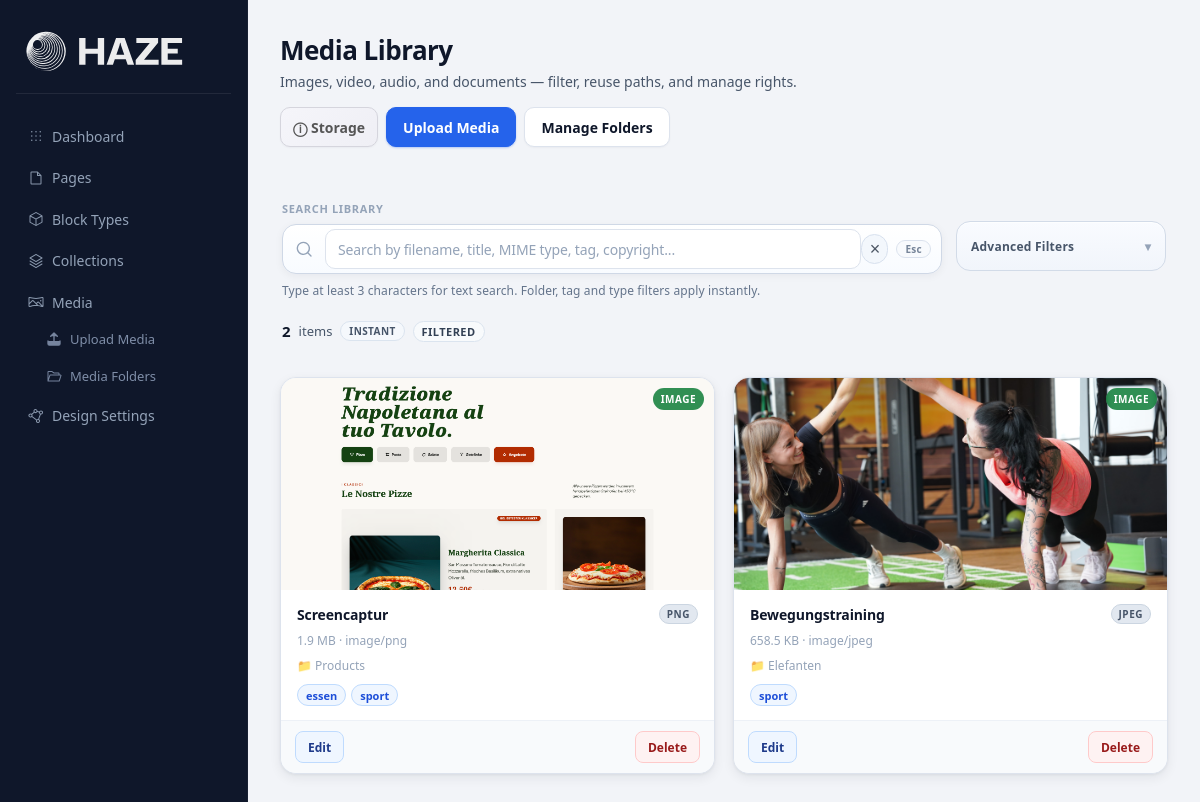
Page /admin/media on the committed database.
### tables this page shows
CREATE TABLE media (
    id INTEGER PRIMARY KEY AUTOINCREMENT,
    title TEXT NOT NULL,
    alt_text TEXT,
    original_name TEXT NOT NULL,
    filename TEXT NOT NULL,
    mime_type TEXT NOT NULL,
    extension TEXT NOT NULL,
    size_bytes INTEGER NOT NULL,
    storage_path TEXT NOT NULL,
    public_url TEXT NOT NULL,
    width INTEGER,
    height INTEGER,
    created_at TEXT NOT NULL,
    updated_at TEXT NOT NULL
, folder_id INTEGER NULL, stored_name TEXT, file_size INTEGER, path TEXT, type TEXT, copyright_text TEXT, copyright_author TEXT, license_name TEXT, license_url TEXT, source_url TEXT, attribution_required INTEGER NOT NULL DEFAULT 0, usage_notes TEXT);

### app/Views/admin/media/index.php (the view, shortened to what the rows shown need)
<?php
$selectedFolderId = (int) ($selectedFolderId ?? 0);
$selectedTagId    = (int) ($selectedTagId ?? 0);
$selectedType     = (string) ($selectedType ?? '');
$searchQuery      = (string) ($searchQuery ?? '');
$hasFilters       = $searchQuery !== '' || $selectedFolderId > 0 || $selectedTagId > 0 || $selectedType !== '';
$quotaService = new \App\Services\StorageQuotaService(new \App\Repositories\MediaRepository());
$usage = $quotaService->getUsageSummary();
$remainingStorageBytes = (int) $usage['remaining_bytes'];
$canUpload = $remainingStorageBytes > 0;
$activeCriteria = [];
?>
<section class="admin-page-header media-manager-header">
    <div class="media-manager-title-wrap">
        <h2>Media Library</h2>
    </div>
</section>
<section class="admin-grid media-manager-page">
    <?php if (empty($mediaItems)): ?>
        <article class="media-manager-empty" aria-live="polite">
            <div class="media-empty-illustration" aria-hidden="true">◌</div>
            <?php if ($hasFilters): ?>
                <h3>No results</h3>
                <?php if ($activeCriteria !== []): ?>
                    <p>No files match <?= htmlspecialchars(implode(', ', $activeCriteria), ENT_QUOTES | ENT_SUBSTITUTE, 'UTF-8') ?>.</p>
                <?php else: ?>
                    <p>No files match the current filter combination.</p>
                <?php endif; ?>
                <p class="media-empty-subtle">Try removing one filter first, then widen the search step by step.</p>
                <div class="media-empty-actions">
                    <a class="media-header-btn" href="/admin/media">Clear Filters</a>
                    <a class="media-header-btn media-header-btn-primary<?= $canUpload ? '' : ' is-disabled' ?>" href="<?= $canUpload ? '/admin/media/upload' : '#' ?>"<?= $canUpload ? '' : ' aria-disabled="true" tabindex="-1"' ?>>Upload Media</a>
                </div>
            <?php else: ?>
                <h3>Library is empty</h3>
                <p>Upload your first file to start reusing assets in pages and collections.</p>
                <div class="media-empty-actions">
                    <a class="media-header-btn media-header-btn-primary<?= $canUpload ? '' : ' is-disabled' ?>" href="<?= $canUpload ? '/admin/media/upload' : '#' ?>"<?= $canUpload ? '' : ' aria-disabled="true" tabindex="-1"' ?>>Upload First File</a>
                </div>
            <?php endif; ?>
        </article>
    <?php else: ?>
        <div class="media-manager-grid" role="list">
            <?php foreach ($mediaItems as $media): ?>
                <?php
                $isImage  = $media->isImage();
                $isVideo  = $media->isVideo();
                $isAudio  = method_exists($media, 'isAudio') && $media->isAudio();
                $isPdf    = strtolower((string) ($media->extension ?? '')) === 'pdf';
                $type = strtolower((string) ($media->type ?? 'document'));
                $typeLabel  = ucfirst($type);
                $badgeClass = 'media-type-badge media-type-' . $type;
                $fileSize   = (int) ($media->file_size ?? $media->size_bytes ?? 0);
                $title      = (string) $media->effectiveTitle();
                $mimeType   = (string) ($media->mime_type ?? '');
                $folderName = (string) ($media->folder_name ?? 'Root');
                $path       = (string) ($media->path ?? '');
                $extension  = strtoupper((string) ($media->extension ?? ''));
                $altText    = (string) ($media->alt_text ?? $title);
                $tagNames = [];
                foreach (($media->tags ?? []) as $tag) {
                    $tn = trim((string) $tag->name);
                    if ($tn !== '') {
                        $tagNames[] = $tn;
                    }
                }
                $rightsParts = [];
                $folderFilterId = isset($media->folder_id) ? (int) $media->folder_id : 0;
                $tagIds = [];
                foreach (($media->tags ?? []) as $tag) {
                    $tagId = (int) $tag->id;
                    if ($tagId > 0) {
                        $tagIds[] = (string) $tagId;
                    }
                }
                $searchHaystack = strtolower(trim(implode(' ', array_filter([
                    $title,
                    (string) ($media->filename ?? ''),
                    (string) ($media->original_name ?? ''),
                    $mimeType,
                    $folderName,
                    $extension,
                    implode(' ', $tagNames),
                    implode(' ', $rightsParts),
                ], static fn($value) => is_string($value) && $value !== ''))));
                ?>
                <article
                    class="media-manager-card"
                    role="listitem"
                    data-media-type="<?= htmlspecialchars($type, ENT_QUOTES | ENT_SUBSTITUTE, 'UTF-8') ?>"
                    data-folder-id="<?= $folderFilterId ?>"
                    data-tag-ids="<?= htmlspecialchars(' ' . implode(' ', $tagIds) . ' ', ENT_QUOTES | ENT_SUBSTITUTE, 'UTF-8') ?>"
                    data-search-text="<?= htmlspecialchars($searchHaystack, ENT_QUOTES | ENT_SUBSTITUTE, 'UTF-8') ?>"
                >
                    <?php if ($isAudio): ?>
                    <div class="media-manager-preview">
                        <div class="media-manager-audio-preview" aria-hidden="true">
                            <span class="media-audio-icon" aria-hidden="true">♪</span>
                            <span class="media-audio-label">Audio</span>
                        </div>
                        <audio src="<?= htmlspecialchars($path, ENT_QUOTES | ENT_SUBSTITUTE, 'UTF-8') ?>" preload="metadata" hidden data-audio-player></audio>
                        <div class="media-audio-controls">
                            <div class="media-audio-top">
                                <div class="media-audio-buttons">
                                    <button type="button" class="media-audio-btn media-audio-btn-start" data-audio-toggle aria-label="Play">
                                        <span data-audio-icon-play>
                                            <svg fill="none" stroke="currentColor" stroke-linecap="round" stroke-linejoin="round" stroke-width="2" class="lucide lucide-play-icon lucide-play" viewBox="0 0 24 24" aria-hidden="true" focusable="false">
                                                <path d="M5 5a2 2 0 0 1 3-1.73l12 7a2 2 0 0 1 0 3.46l-12 7A2 2 0 0 1 5 19z"/>
                                            </svg>
                                        </span>
                                        <span data-audio-icon-stop hidden>
                                            <svg fill="none" stroke="currentColor" stroke-linecap="round" stroke-linejoin="round" stroke-width="2" class="lucide lucide-pause-icon lucide-pause" viewBox="0 0 24 24" aria-hidden="true" focusable="false">
                                                <rect width="5" height="18" x="14" y="3" rx="1"/>
                                                <rect width="5" height="18" x="5" y="3" rx="1"/>
                                            </svg>
                                        </span>
                                    </button>
                                    <button type="button" class="media-audio-btn media-audio-btn-restart" data-audio-restart hidden aria-label="Neu starten">
                                        <svg fill="none" stroke="currentColor" stroke-linecap="round" stroke-linejoin="round" stroke-width="2" class="lucide lucide-rotate-ccw-icon lucide-rotate-ccw" viewBox="0 0 24 24" aria-hidden="true" focusable="false">
                                            <path d="M3 12a9 9 0 1 0 9-9 9.8 9.8 0 0 0-6.74 2.74L3 8"/>
                                            <path d="M3 3v5h5"/>
                                        </svg>
                                    </button>
                                </div>
                                <span class="media-audio-duration" data-audio-duration>0:00 / –:––</span>
                            </div>
                            <div class="media-audio-progress" role="progressbar" aria-label="Audio Fortschritt" aria-valuemin="0" aria-valuemax="100" aria-valuenow="0" data-audio-progress>
                                <div class="media-audio-progress-fill" data-audio-progress-fill></div>
                            </div>
                        </div>
                        <span class="<?= htmlspecialchars($badgeClass, ENT_QUOTES | ENT_SUBSTITUTE, 'UTF-8') ?>" aria-hidden="true"><?= htmlspecialchars($typeLabel, ENT_QUOTES | ENT_SUBSTITUTE, 'UTF-8') ?></span>
                    </div>
                    <?php else: ?>
                    <a class="media-manager-preview" href="/admin/media/edit?id=<?= (int) $media->id ?>" aria-label="Edit <?= htmlspecialchars($title, ENT_QUOTES | ENT_SUBSTITUTE, 'UTF-8') ?>">
                        <?php if ($isImage): ?>
                            <img src="<?= htmlspecialchars($path, ENT_QUOTES | ENT_SUBSTITUTE, 'UTF-8') ?>" alt="<?= htmlspecialchars($altText, ENT_QUOTES | ENT_SUBSTITUTE, 'UTF-8') ?>" loading="lazy">
                        <?php elseif ($isVideo): ?>
                            <video class="media-manager-video" src="<?= htmlspecialchars($path, ENT_QUOTES | ENT_SUBSTITUTE, 'UTF-8') ?>" muted preload="metadata" playsinline aria-label="Video preview"></video>
                        <?php elseif ($isPdf): ?>
                            <div class="media-manager-doc-preview media-manager-doc-pdf" aria-label="PDF document">PDF</div>
                        <?php else: ?>
                            <div class="media-manager-doc-preview" aria-label="Document"><?= htmlspecialchars($extension !== '' ? $extension : 'FILE', ENT_QUOTES | ENT_SUBSTITUTE, 'UTF-8') ?></div>
                        <?php endif; ?>
                        <span class="<?= htmlspecialchars($badgeClass, ENT_QUOTES | ENT_SUBSTITUTE, 'UTF-8') ?>" aria-hidden="true"><?= htmlspecialchars($typeLabel, ENT_QUOTES | ENT_SUBSTITUTE, 'UTF-8') ?></span>
                    </a>
                    <?php endif; ?>
                    <div class="media-manager-body">
                        <div class="media-manager-title-row">
                            <h3 title="<?= htmlspecialchars($title, ENT_QUOTES | ENT_SUBSTITUTE, 'UTF-8') ?>"><?= htmlspecialchars($title, ENT_QUOTES | ENT_SUBSTITUTE, 'UTF-8') ?></h3>
                            <?php if ($extension !== ''): ?>
                                <span class="media-ext-pill" aria-label="File type"><?= htmlspecialchars($extension, ENT_QUOTES | ENT_SUBSTITUTE, 'UTF-8') ?></span>
                            <?php endif; ?>
                        </div>
                        <p class="media-manager-meta">
                            <?= htmlspecialchars($quotaService->formatBytes($fileSize), ENT_QUOTES | ENT_SUBSTITUTE, 'UTF-8') ?>
                            <?php if ($mimeType !== ''): ?>
                                · <?= htmlspecialchars($mimeType, ENT_QUOTES | ENT_SUBSTITUTE, 'UTF-8') ?>
                            <?php endif; ?>
                        </p>
                        <p class="media-manager-meta">📁 <?= htmlspecialchars($folderName, ENT_QUOTES | ENT_SUBSTITUTE, 'UTF-8') ?></p>
                        <?php if ($tagNames !== []): ?>
                            <ul class="media-tag-chips" aria-label="Tags">
                                <?php foreach ($tagNames as $tagName): ?>
                                    <li><?= htmlspecialchars($tagName, ENT_QUOTES | ENT_SUBSTITUTE, 'UTF-8') ?></li>
                                <?php endforeach; ?>
                            </ul>
                        <?php endif; ?>
                    </div>
                    <div class="media-manager-actions">
                        <a class="media-action-main" href="/admin/media/edit?id=<?= (int) $media->id ?>">Edit</a>
                        <form method="post" action="/admin/media/delete" onsubmit="return confirm('Delete this file and remove it from storage?');">
                            <button type="submit" class="media-action-danger">Delete</button>
                        </form>
                    </div>
                </article>
            <?php endforeach; ?>
        </div>
    <?php endif; ?>
</section>

### rows in the picture
media: path (picture), type "IMAGE", title "Screencaptur", extension "PNG", file_size "1.9 MB", mime_type "image/png", folderName "Products", tagName "essen", tagName "sport"
media: path (picture), type "IMAGE", title "Bewegungstraining", extension "JPEG", file_size "658.5 KB", mime_type "image/jpeg", folderName "Elefanten", tagName "sport"

### other values in the picture
$itemCount "2"
